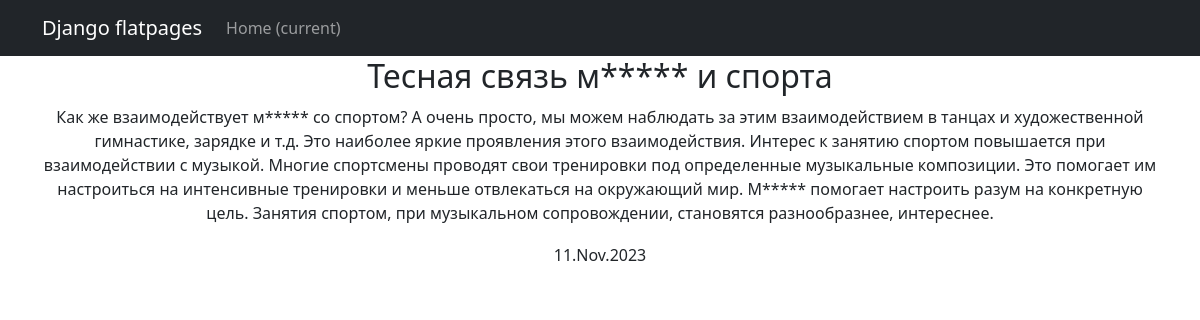
Screenshot of /news/1 with the database file from the repository.
### news/models.py (models this page shows, shortened)
class Post(models.Model):
    author = models.ForeignKey(Author, on_delete=models.CASCADE)
    NEWS = 'NW'
    ARTICLE = 'AR'
    CATEGORY_CHOICE = (
        (NEWS, 'Новость'),
        (ARTICLE, 'Статья')
    )
    post_choice = models.CharField(max_length=2, choices=CATEGORY_CHOICE, default=NEWS)
    date_time = models.DateTimeField(auto_now_add=True)
    choice_category = models.ManyToManyField(Category, through="PostCategory")
    head = models.CharField(max_length=128)
    text = models.TextField()
    rating = models.IntegerField(default=0)

### news/views.py (the view)
# urls.py: path('<int:pk>', PostDetail.as_view(), name='post_detail'),
class PostDetail(DetailView):
    model = Post
    template_name = 'one_news.html'
    context_object_name = 'one_news'

### news/templatetags/custom_filters.py (called while the page is built)
@register.filter
def censor(text):
    if type(text) == str:
        text = text.split()
        for i, word in enumerate(text):
            if word in words:
                text[i] = word[0] + '*' * len(word[1:])
        return ' '.join(text)
    else:
        return "Ошибка!"

### templates/one_news.html (shortened to what this page needs)
{% extends 'flatpages/default.html' %}
{% load custom_filters %}
{% block content %}
    <table>
        <tr><td><h2>{{ one_news.head|censor }}</h2></td></tr>
        <tr><td><p>{{ one_news.text|censor }}</p></td></tr>
        <tr><td>{{ one_news.date_time|date:'d.M.Y' }}</td></tr>
    </table>
{% endblock content %}

### rows the page displays
Post: head|censor "Тесная связь м***** и спорта", text|censor "Как же взаимодействует м***** со спортом? А очень просто, мы можем наблюдать за этим взаимодействием в танцах и художественной гимнастике, зарядке и т.д. Это наиболее яркие проявления этого взаимодействия. Интерес к занятию спортом повышается при взаимодействии с музыкой. Многие спортсмены проводят свои тренировки под определенные музыкальные композиции. Это помогает им настроиться на интенсивные тренировки и меньше отвлекаться на окружающий мир. М***** помогает настроить разум на конкретную цель. Занятия спортом, при музыкальном сопровождении, становятся разнообразнее, интереснее.", date_time "11.Nov.2023"
